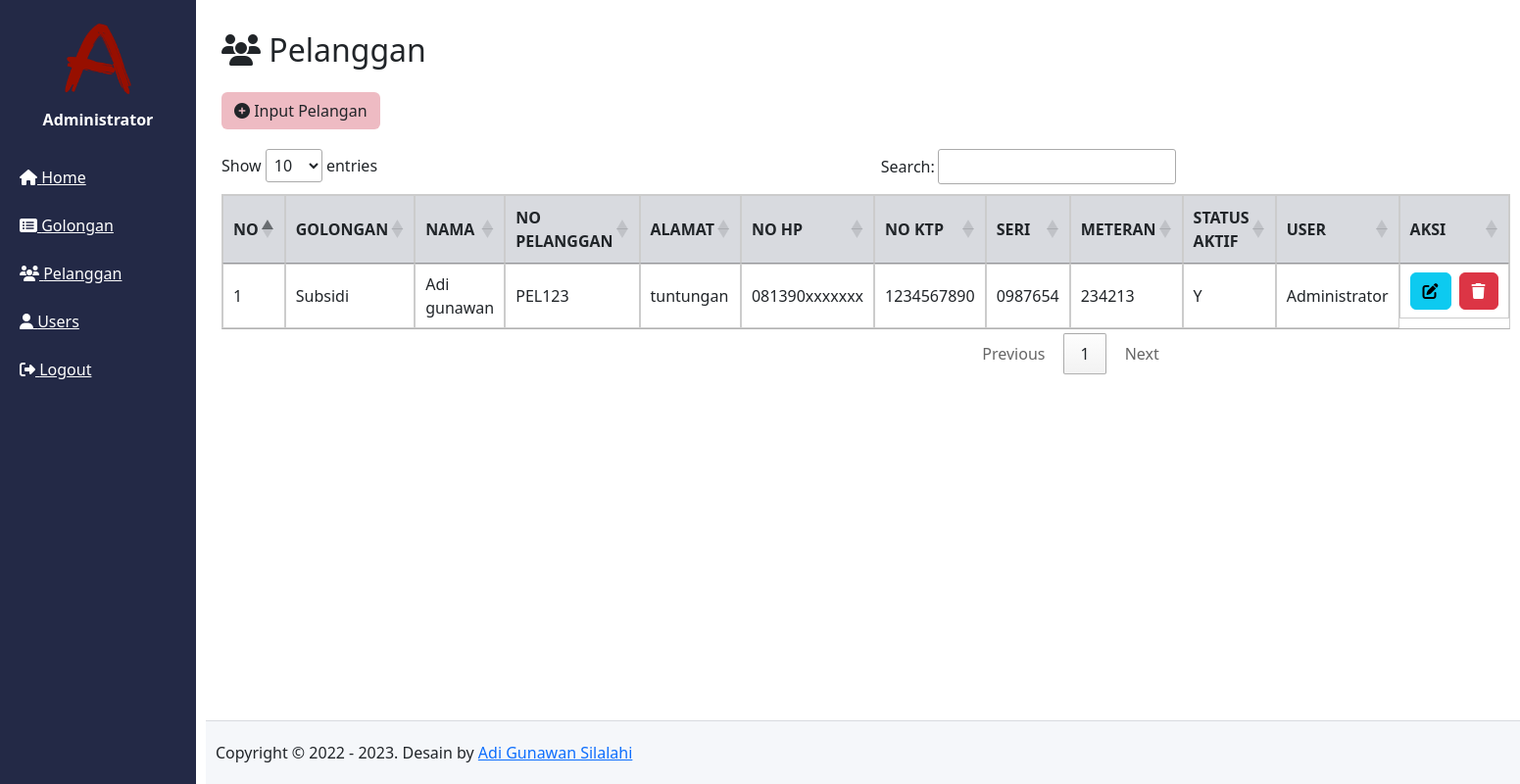
The app's page /posts (signed in) with its own data.
### tables this page shows
CREATE TABLE `tb_pelanggan` (
  `pel_id` int(11) NOT NULL,
  `gol_id` int(11) NOT NULL,
  `pel_no` varchar(20) NOT NULL,
  `pel_name` varchar(50) NOT NULL,
  `pel_alamat` text NOT NULL,
  `pel_hp` varchar(20) NOT NULL,
  `pel_ktp` varchar(50) NOT NULL,
  `pel_seri` varchar(50) NOT NULL,
  `pel_meteran` int(11) NOT NULL,
  `pel_aktif` enum('Y','N') NOT NULL,
  `user_id` int(11) NOT NULL,
  `created_at` timestamp NOT NULL DEFAULT current_timestamp(),
  `updated_at` datetime DEFAULT NULL
);

CREATE TABLE `tb_golongan` (
  `gol_id` int(11) NOT NULL,
  `gol_kode` varchar(50) NOT NULL,
  `gol_name` varchar(50) NOT NULL,
  `created_at` timestamp NOT NULL DEFAULT current_timestamp(),
  `updated_at` datetime DEFAULT NULL
);

CREATE TABLE `tb_users` (
  `user_id` int(11) NOT NULL,
  `user_email` varchar(50) NOT NULL,
  `user_password` varchar(100) NOT NULL,
  `user_name` varchar(100) DEFAULT NULL,
  `user_alamat` text NOT NULL,
  `user_hp` varchar(20) NOT NULL,
  `user_pos` varchar(50) NOT NULL,
  `user_role` tinyint(2) NOT NULL,
  `user_aktif` tinyint(2) NOT NULL,
  `created_at` timestamp NOT NULL DEFAULT current_timestamp(),
  `updated_at` datetime DEFAULT NULL
);

### app/core/Controller.php (called while the page is built, shortened)
<?php
class Controller
{
	public function dashboard($view, $data = [])
	{
		require_once ROOT . "layouts/dashboard.php";
	}
}

### app/controllers/Posts.php (called while the page is built, shortened)
<?php
class Posts extends Controller
{
     public object $model;
     public function __construct()
     {
          $this->model = new \App\Models\Post();
     }
     public function index()
     {
          $data['rows'] = $this->model->show();
          $this->dashboard('posts/index', $data);
     }
}

### index.php (called while the page is built, shortened)
<?php
new App\Core\Bootstrap();

### app/core/Model.php (called while the page is built, shortened)
<?php
class Model
{
	public function __construct()
	{
		try {
			$this->db = new PDO("mysql:host=localhost;dbname=db_mvc", "root", "");
		} catch (Exception $e) {
			die("error! " . $e->getMessage());
		}
	}
}

### app/models/Post.php (called while the page is built, shortened)
<?php
class Post extends Model
{
     public function show()
     {
          $query = "SELECT * FROM tb_pelanggan
          INNER JOIN tb_golongan ON tb_pelanggan.gol_id = tb_golongan.gol_id
          INNER JOIN tb_users ON tb_pelanggan.user_id = tb_users.user_id
          ORDER BY pel_id";
          $stmt = $this->db->prepare($query);
          $stmt->execute();
          return $this->selects($stmt);
     }
}

### app/views/posts/index.php (the view)
<h2 class="mt-3"><i class="fas fa-users"></i> Pelanggan</h2>
<a href="<?php echo URL; ?>/posts/input" class="btn mt-3" style="background-color:#eebbc3;"><i class="fas fa-plus-circle"></i> Input Pelangan</a>
<table id="dtb">
      <thead>
            <tr>
                  <th>NO</th>
                  <th style="width : 100px;">GOLONGAN</th>
                  <th>NAMA</th>
                  <th>NO PELANGGAN</th>
                  <th>ALAMAT</th>
                  <th>NO HP</th>
                  <th>NO KTP</th>
                  <th>SERI</th>
                  <th>METERAN</th>
                  <th>STATUS AKTIF</th>
                  <th>USER</th>
                  <th style="width : 90px;">AKSI</th>
            </tr>
      </thead>
      <tbody>
            <?php $no = 1;
            foreach ($data['rows'] as $row) { ?>
                  <tr>
                        <td><?php echo $no; ?></td>
                        <td><?php echo $row['gol_name']; ?></td>
                        <td><?php echo $row['pel_name']; ?></td>
                        <td><?php echo $row['pel_no']; ?></td>
                        <td><?php echo $row['pel_alamat']; ?></td>
                        <td><?php echo $row['pel_hp']; ?></td>
                        <td><?php echo $row['pel_ktp']; ?></td>
                        <td><?php echo $row['pel_seri']; ?></td>
                        <td><?php echo $row['pel_meteran']; ?></td>
                        <td><?php echo $row['pel_aktif']; ?></td>
                        <td><?php echo $row['user_name']; ?></td>
                        <td class="d-flex gap-2">
                              <a href="<?php echo URL; ?>/posts/edit/<?php echo $row['pel_id']; ?>" class="btn btn-info"><i class="fas fa-edit"></i></a>
                              <a href="<?php echo URL; ?>/posts/delete/<?php echo $row['pel_id']; ?>" class="btn btn-danger" onclick="return confirm('Are you sure?')"><i class="fas fa-trash"></i></a>
                        </td>
                  </tr>
            <?php $no++;
            } ?>
      </tbody>
</table>

### app/core/Bootstrap.php (shortened to what this page needs)
<?php
class Bootstrap
{
	public function __construct()
	{
		if (isset($_GET['page'])) {
			$url = filter_var($_GET['page'], FILTER_SANITIZE_URL);
			$url = str_replace(' ', '', $url);
			$url = explode('/', $url);
			$page = ucfirst(array_shift($url));
			if (file_exists(ROOT . "app/controllers/" . $page . ".php")) {
				$controller = new $class;
				if ($url != null) {
					$action = array_shift($url);
				} else {
					$action = "";
				}
				if (method_exists($controller, $action)) {
					$params = array_values($url);
					if (!empty($params)) {
						call_user_func_array(array($controller, $action), $params);
					} else {
						$controller->{$action}(@$url);
					}
				} else {
					$controller->index();
				}
			} else {
				$class = "App\\Core\\Error";
				$controller = new $class();
				$controller->fileNotFound();
			}
		} else {
			$class = "App\\Controllers\\Index";
			$controller = new $class();
			$controller->index();
		}
	}
}

### layouts/dashboard.php (shortened to what this page needs)
<!DOCTYPE html>
<html lang="en">
<head>
	<link rel="stylesheet" href="<?php echo AST; ?>/datatables/datatables.min.css">
	<link rel="stylesheet" href="<?php echo AST; ?>/css/style.css">
	<link href="https://cdn.jsdelivr.net/npm/bootstrap@5.3.2/dist/css/bootstrap.min.css" rel="stylesheet">
	<link rel="stylesheet" href="https://cdnjs.cloudflare.com/ajax/libs/font-awesome/6.4.2/css/all.min.css" />
</head>
<body>
	<aside style="background-color : #232946">
		<header>
			<img src="<?php echo AST; ?>/img/logo2.png" class="brand">
			<div class="user text-white"><?php echo $_SESSION['user_name']; ?></div>
		</header>
		<nav>
			<ul class="text-white">
				<li>
					<a href="<?php echo URL; ?>/dashboard">
						<i class="fas fa-home"></i> Home
					</a>
				</li>
				<li>
					<a href="<?php echo URL; ?>/categories">
						<i class="fas fa-list-alt"></i> Golongan
					</a>
				</li>
				<li>
					<a href="<?php echo URL; ?>/posts">
						<i class="fas fa-users"></i> Pelanggan
					</a>
				</li>
				<li>
					<a href="<?php echo URL; ?>/users">
						<i class="fas fa-user"></i> Users
					</a>
				</li>
				<li>
					<a href="<?php echo URL; ?>/dashboard/logout">
						<i class="fas fa-sign-out-alt"></i> Logout
					</a>
				</li>
			</ul>
		</nav>
	</aside>
	<main>
		<article class="p-3">
			<?php require_once ROOT . "app/views/" . $view . ".php"; ?>
		</article>
		<footer>
			Copyright &copy; 2022 - <?php echo date('Y'); ?>. Desain by <a href="https://github.com/Adigunawansllhi">Adi Gunawan Silalahi </a>
		</footer>
	</main>
</body>
</html>

### layouts/assets/css/style.css (style rules this page uses)
body { font-family: 'Segoe UI', Tahoma, Geneva, Verdana, sans-serif; margin: 0; }
a { text-decoration: none; }
aside { height: 100%; width: 200px; position: fixed; top: 0; left: 0; background-color: #F0F2F5; }
header { text-align: center; padding: 20px 0; }
.brand { width: 80px; }
.user { font-weight: bold; padding-top: 10px; }
main { margin-left: 210px; }
article { width: 75%; }
nav ul { list-style-type: none; margin: 0; padding: 0; }
nav a { padding: 10px 20px; margin: 5px 0 5px 0; display: block; color: #fffffe; }
table { margin-top: 20px !important; border: 1px solid #cccccc; border-collapse: collapse; width: 100%; }
table th { border: 1px solid #cccccc; padding: 8px; background-color: #d8dadf; }
table td { border: 1px solid #cccccc; padding: 8px; }
.btn { background-color: #1a6ed8; border-radius: 4px; color: #ffffff; padding: 5px; }
footer { position: fixed; bottom: 0px; padding: 20px 0 20px 10px; background-color: #f5f7fa; width: 100%; border-top: 1px solid #d8dadf; }

### records on screen
tb_pelanggan: gol.gol_name "Subsidi", pel_name "Adi gunawan", pel_no "PEL123", pel_alamat "tuntungan", pel_hp "081390xxxxxxx", pel_ktp "1234567890", pel_seri "0987654", pel_meteran "234213", pel_aktif "Y", user.user_name "Administrator"

### other values on screen
$_SESSION['user_name'] "Administrator"
